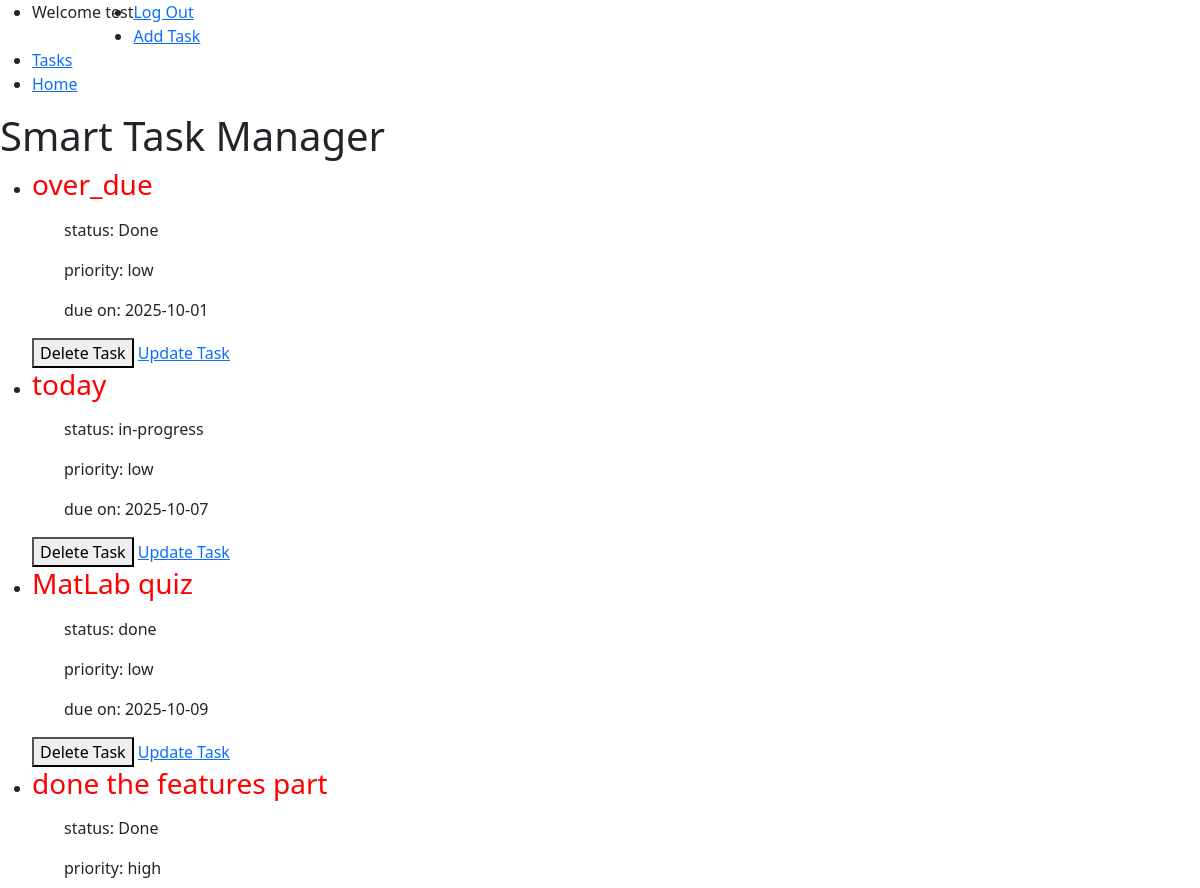
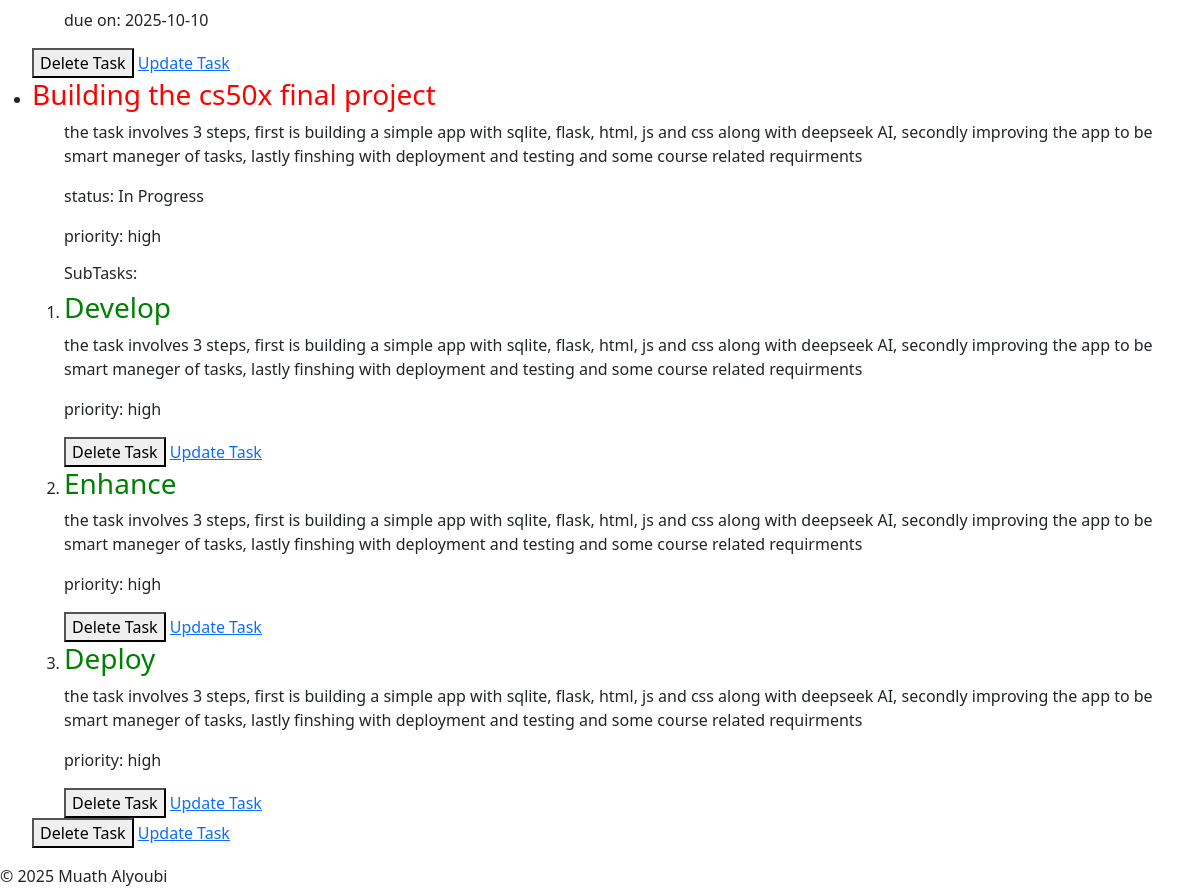
/tasks (signed in), run on an earlier commit of the app's database (2 pictures, top to bottom).
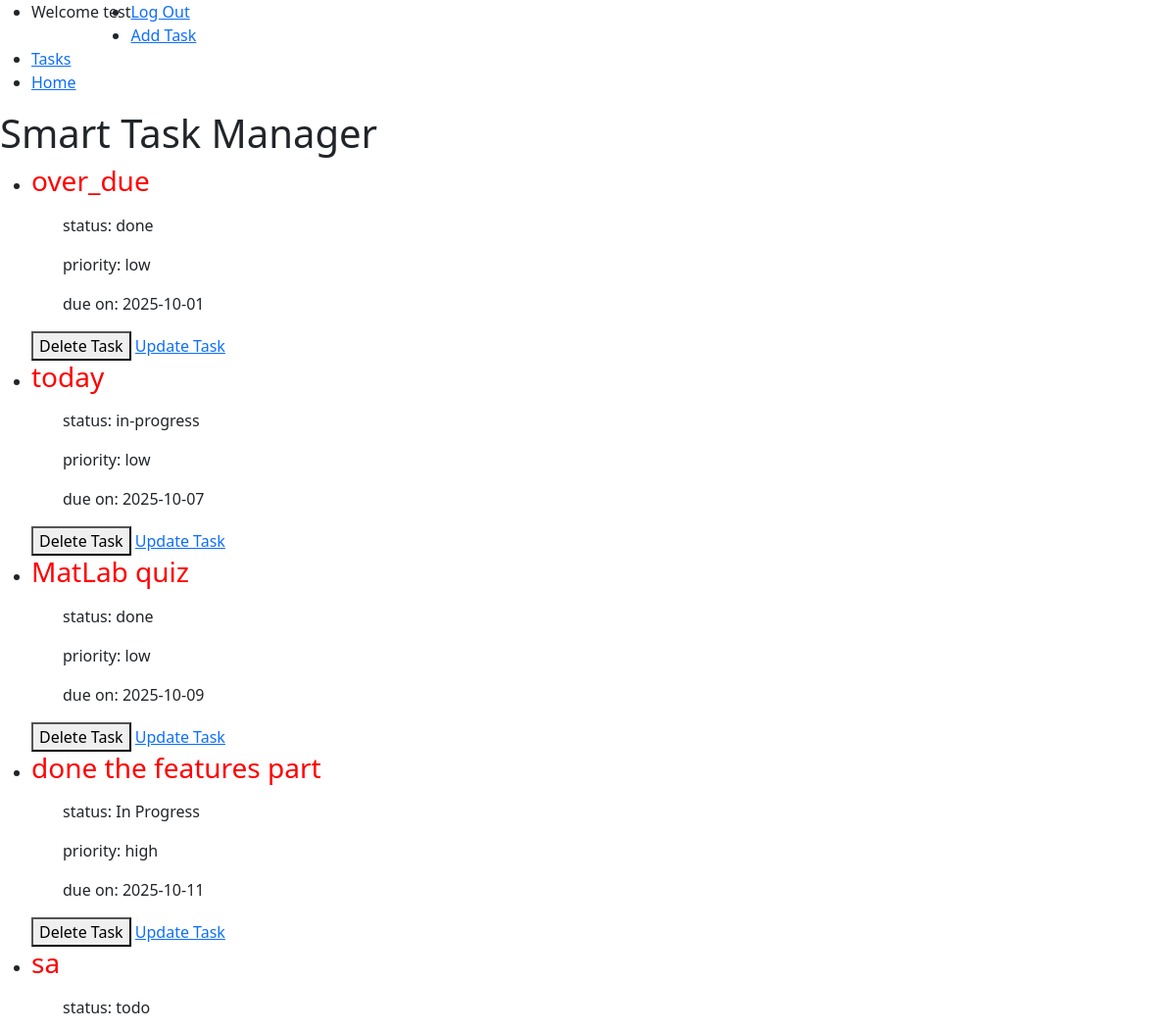
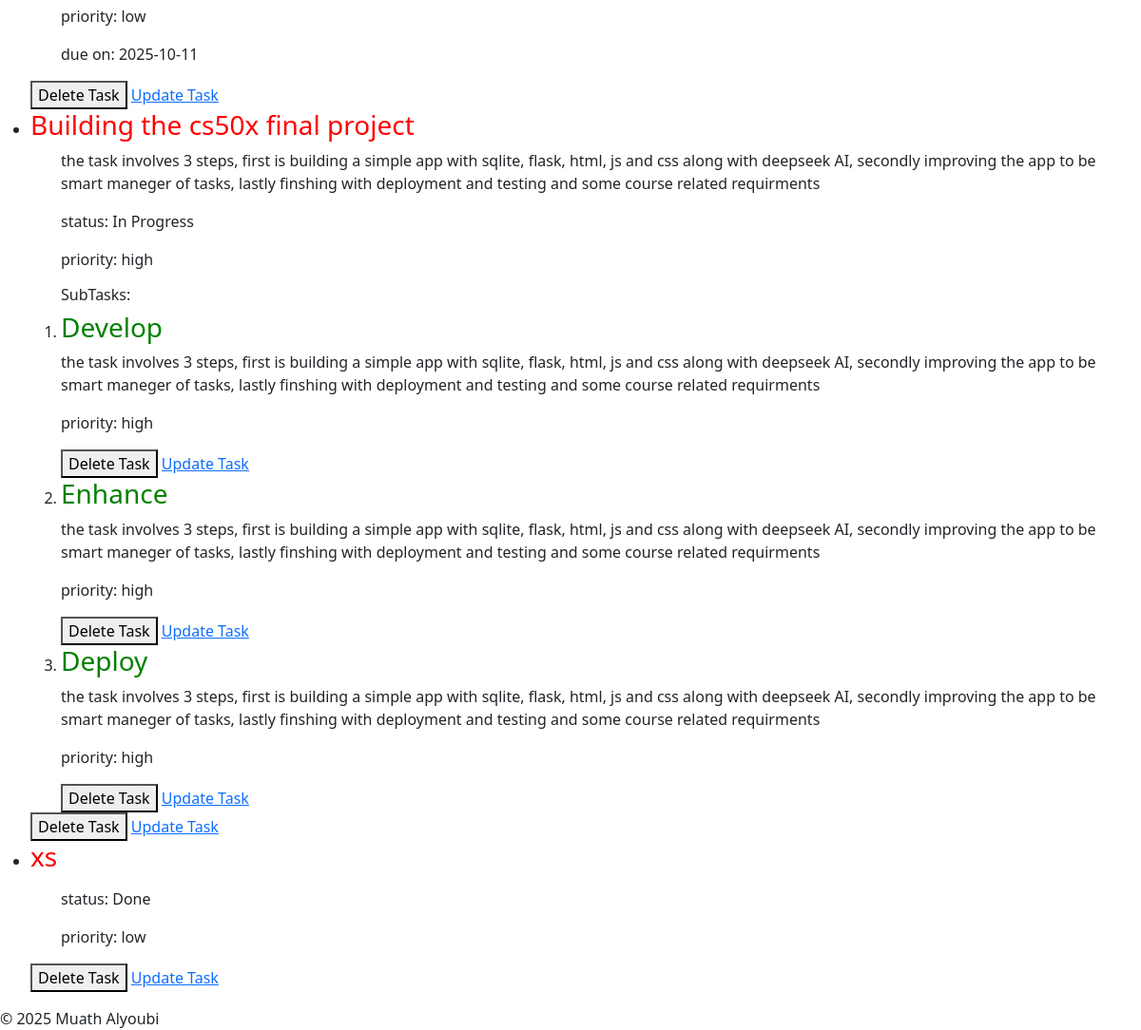
And on a later commit of the database (2 pictures, top to bottom).
### tables this page shows
CREATE TABLE tasks(
                id INTEGER PRIMARY KEY AUTOINCREMENT NOT NULL,
                title TEXT NOT NULL,
                user_id INTEGER NOT NULL,
                description TEXT,
                status TEXT NOT NULL DEFAULT 'To Do',
                created_at TIMESTAMP DEFAULT CURRENT_TIMESTAMP, 
                priority TEXT NOT NULL, 
                due_date DATE, parent_id INTEGER DEFAULT NULL,  
                FOREIGN KEY (user_id) REFERENCES users(id) ON DELETE CASCADE
                );

### app.py (the view)
@app.route("/tasks")
@login_required
def tasks():
    tasks =  get_tasks_by_user(session["user_id"])
    subtasks = get_subtasks(session["user_id"])
    return render_template("tasks.html", tasks=tasks,  subtasks=subtasks)

### db.py (called while the page is built)
def get_db():
    if "db" not in g:
        g.db = sqlite3.connect(
            DATABASE,
            detect_types=sqlite3.PARSE_DECLTYPES,
            check_same_thread=False
        )
        g.db.row_factory = sqlite3.Row
    return g.db

def get_tasks_by_user(user_id):
    db = get_db()
    return db.execute(
        """SELECT * FROM tasks WHERE user_id = ? ORDER BY
        CASE WHEN due_date IS NULL THEN 1 ELSE 0 END,
        due_date ASC,
        CASE priority
            WHEN 'high' THEN 1
            WHEN 'medium' THEN 2
            WHEN 'low' THEN 3
        END ASC;
        """,(user_id,)).fetchall()

def get_subtasks(user_id):
    db = get_db()
    return db.execute(
        "SELECT * FROM tasks WHERE user_id = ? AND parent_id IS NOT NULL ORDER BY parent_id",
        (user_id,)).fetchall()

### helpers.py (called while the page is built)
def login_required(f):
    @wraps(f)
    def decorated_function(*args, **kwargs):
        if session.get("user_id") is None:
            return redirect(url_for('login', next=request.url))
        return f(*args, **kwargs)
    return decorated_function

### templates/tasks.html (shortened to what this page needs)
{% extends "layout.html" %}
{% block body %}
    <header>
        <h1>Smart Task Manager</h1>
    </header>
    <main>
        <section id="tasks">
            <ul>
                {% for task in tasks %}
                    {% if task.parent_id is none %}
                        <li>
                            <h3 style="color: red;">{{ task.title }}</h3>
                            <ul>
                                <p>{{ task.description }}</p>
                                <p>status: {{ task.status }}</p>
                                <p>priority: {{ task.priority }}</p>
                                {% if task.due_date is not none %}
                                    <p>due on: {{ task.due_date }}</p>
                                {% endif %}
                            </ul>
                                {% set ns = namespace(printed=false) %}
                                <ol>
                                {% for sub in subtasks %}
                                    {% if sub.parent_id == task.id %}
                                        {% if not ns.printed %}
                                            <h6>SubTasks:</h6>
                                            {% set ns.printed = true %}
                                        {% endif %}
                                    <li>
                                        <h3 style="color: green;">{{ sub.title }}</h3>
                                        <p>{{ task.description }}</p>
                                        <p>priority: {{ task.priority }}</p>
                                        <button onclick="deleteTask('{{ task.id }}')" id="delete-task">Delete Task</button>
                                        <a href="{{ url_for('editTask', id=sub.id) }}" id="update-task">Update Task</a>
                                    </li>
                                    {% endif %}
                            {% endfor %}
                            </ol>
                            <button onclick="deleteTask('{{ task.id }}')" id="delete-task">Delete Task</button>
                            <a href="{{ url_for('editTask', id=task.id) }}" id="update-task">Update Task</a>
                        </li>
                    {% endif %}
                {% endfor %}
            </ul>
        </section>
    </main>
{% endblock %}

### templates/layout.html (shortened to what this page needs)
<!DOCTYPE html>
<html lang="en">
    <head>
        <link rel="stylesheet" href="{{ url_for('static', filename='css/style.css') }}">
        <link href="https://getbootstrap.com/docs/5.3/assets/css/docs.css" rel="stylesheet">
        <link href="https://cdn.jsdelivr.net/npm/bootstrap@5.3.8/dist/css/bootstrap.min.css" rel="stylesheet">
    </head>
    <body>
        <nav id="navbar">
            {% if session["username"] %}
                <ul>
                    <li style="float: left;"><p>Welcome {{ session["username"] }}</p></li>
                    <li><a href="/logout">Log Out</a></li>
                    <li><a href="/addtask">Add Task</a></li>
                    <li><a href="/tasks">Tasks</a></li>
                    <li><a href="/">Home</a></li>
                </ul>
            {% else %}
                <ul>
                    <li><a href="/login">Log In</a></li>
                    <li><a href="/register">Register</a></li>
                </ul>
            {% endif %}
        </nav>
        {% block body %}{% endblock %}
        <footer>
            &copy; 2025 Muath Alyoubi
        </footer>
    </body>
</html>

What changed in the data, as far as the page shows it:
changed tasks "over_due": status "Done" → "done"
changed tasks "done the features part": status "Done" → "In Progress"; due_date "2025-10-10" → "2025-10-11"
added tasks: title "sa", status "todo", priority "low", due_date "2025-10-11", shown under "Smart Task Manager"
added tasks: title "xs", status "Done", priority "low", shown under "Smart Task Manager"
